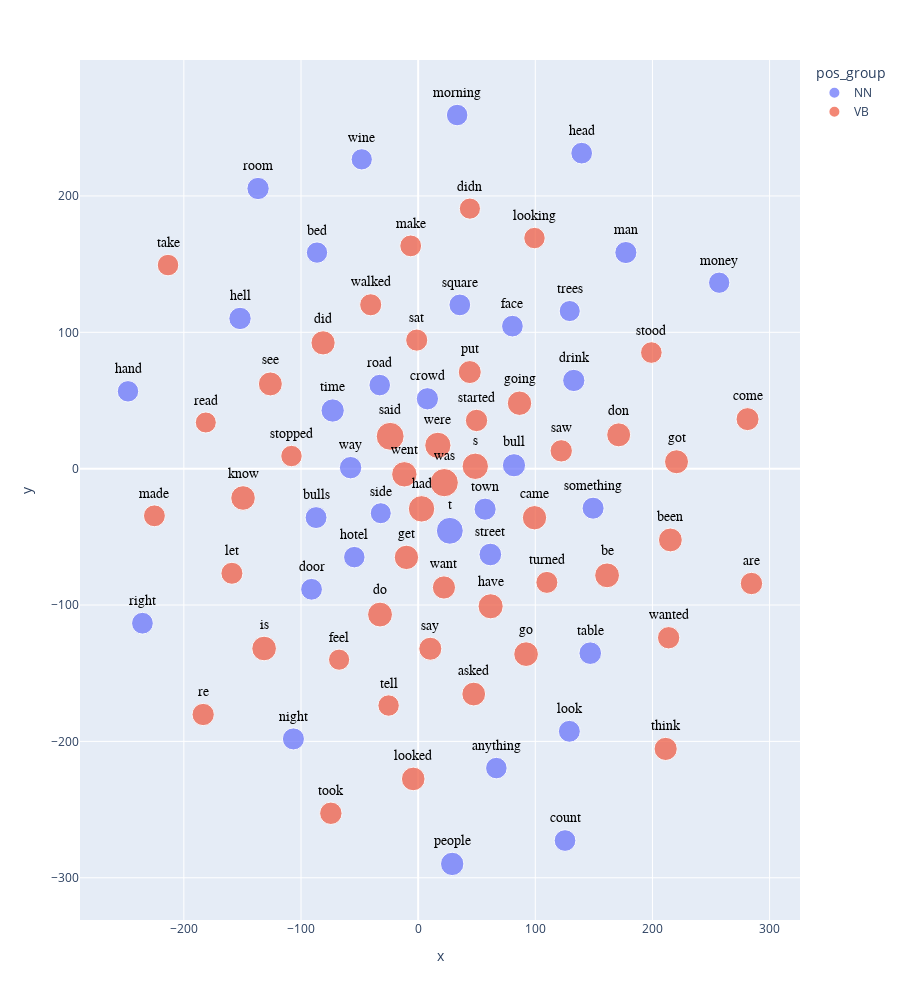

The notebook cell this image was saved under:
### Code cell
ernest.plot_coords()

### Figure 1 — Plotly figure (JSON) as saved in the notebook; plotly's stock layout.template omitted (floating-point values rounded to 4 significant figures)
{"data": [{"hovertemplate": "<b>%{hovertext}</b><br><br>pos_group=NN<br>x=%{x}<br>y=%{y}<br>size=%{marker.size}<br>term_str=%{text}<extra></extra>", "hovertext": ["anything", "bed", "bull", "bulls", "count", "crowd", "door", "drink", "face", "hand", "head", "hell", "hotel", "look", "man", "money", "morning", "night", "people", "right", "road", "room", "side", "something", "square", "street", "t", "table", "time", "town", "trees", "way", "wine"], "legendgroup": "NN", "marker": {"color": "#636efa", "size": [5.907, 5.807, 6.858, 6.109, 6, 6.322, 6.044, 6.322, 6, 5.858, 6, 6.375, 5.883, 6.109, 6.209, 5.781, 5.907, 6.19, 6.966, 6.022, 5.931, 6.34, 5.644, 6.19, 6.022, 6.539, 9.209, 6.508, 6.919, 6.248, 5.672, 6.409, 5.755], "sizemode": "area", "sizeref": 0.02543, "symbol": "circle"}, "mode": "markers+text", "name": "NN", "orientation": "v", "showlegend": true, "text": ["anything", "bed", "bull", "bulls", "count", "crowd", "door", "drink", "face", "hand", "head", "hell", "hotel", "look", "man", "money", "morning", "night", "people", "right", "road", "room", "side", "something", "square", "street", "t", "table", "time", "town", "trees", "way", "wine"], "textfont": {"color": "black", "family": "Arial", "size": 14}, "textposition": "top center", "type": "scatter", "x": [66.77, -86.33, 81.81, -87.13, 125.4, 7.891, -90.99, 132.9, 80.48, -247.7, 139.6, -152.1, -54.48, 129.1, 177.3, 257.0, 33.29, -106.5, 29.07, -235.4, -32.79, -136.7, -31.9, 149.3, 35.58, 61.63, 27.05, 146.9, -72.97, 57.16, 129.4, -57.67, -48.15], "xaxis": "x", "y": [-219.6, 158.5, 2.506, -35.87, -272.7, 51.25, -88.45, 64.71, 104.5, 56.73, 231.4, 110.2, -64.88, -192.6, 158.5, 136.4, 259.3, -198.2, -289.9, -113.3, 61.31, 205.5, -32.66, -28.97, 120.1, -62.94, -45.55, -135.3, 42.66, -29.71, 115.6, 0.736, 226.9], "yaxis": "y"}, {"hovertemplate": "<b>%{hovertext}</b><br><br>pos_group=VB<br>x=%{x}<br>y=%{y}<br>size=%{marker.size}<br>term_str=%{text}<extra></extra>", "hovertext": ["are", "asked", "be", "been", "came", "come", "did", "didn", "do", "don", "feel", "get", "go", "going", "got", "had", "have", "is", "know", "let", "looked", "looking", "made", "make", "put", "re", "read", "s", "said", "sat", "saw", "say", "see", "started", "stood", "stopped", "take", "tell", "think", "took", "turned", "walked", "want", "wanted", "was", "went", "were"], "legendgroup": "VB", "marker": {"color": "#EF553B", "size": [6.392, 7.19, 7.852, 7.238, 7.555, 6.755, 7.468, 5.7, 7.883, 7.322, 5.7, 7.585, 7.755, 7.592, 7.322, 8.898, 8.039, 7.735, 7.714, 6.17, 7.098, 5.858, 6.087, 6.044, 6.741, 6.322, 5.644, 8.864, 9.914, 6.229, 6.375, 6.768, 7.331, 6.375, 5.954, 5.858, 5.907, 5.833, 6.845, 6.409, 6.17, 6.209, 6.845, 6.358, 10.17, 8.214, 8.765], "sizemode": "area", "sizeref": 0.02543, "symbol": "circle"}, "mode": "markers+text", "name": "VB", "orientation": "v", "showlegend": true, "text": ["are", "asked", "be", "been", "came", "come", "did", "didn", "do", "don", "feel", "get", "go", "going", "got", "had", "have", "is", "know", "let", "looked", "looking", "made", "make", "put", "re", "read", "s", "said", "sat", "saw", "say", "see", "started", "stood", "stopped", "take", "tell", "think", "took", "turned", "walked", "want", "wanted", "was", "went", "were"], "textfont": {"color": "black", "family": "Arial", "size": 14}, "textposition": "top center", "type": "scatter", "x": [284.5, 47.44, 161.3, 215.3, 99.33, 281.2, -81.15, 44.17, -32.54, 171.2, -67.48, -9.998, 92.14, 86.53, 220.6, 2.907, 61.87, -131.5, -149.5, -159.0, -4.189, 99.31, -225.1, -6.352, 44.08, -183.5, -181.3, 48.76, -23.89, -1.212, 122.1, 10.39, -126.2, 49.85, 199.1, -108.1, -213.5, -25.22, 211.3, -74.52, 109.9, -40.5, 22.02, 213.8, 22.27, -11.79, 16.83], "xaxis": "x", "y": [-84.21, -165.3, -78.23, -52.28, -35.97, 36.34, 92.27, 190.7, -107.0, 24.8, -140.1, -65.05, -136.0, 48.0, 5.059, -29.46, -100.9, -131.9, -21.49, -76.72, -227.5, 169.1, -34.58, 163.4, 70.85, -180.3, 33.88, 1.75, 23.74, 94.29, 13.07, -132.1, 62.15, 35.36, 85.17, 9.271, 149.3, -173.7, -205.5, -252.7, -83.4, 120.2, -87.12, -124.0, -10.25, -4.134, 17.11], "yaxis": "y"}], "layout": {"height": 1000, "legend": {"itemsizing": "constant", "title": {"text": "pos_group"}, "tracegroupgap": 0}, "margin": {"t": 60}, "xaxis": {"anchor": "y", "domain": [0, 1], "title": {"text": "x"}}, "yaxis": {"anchor": "x", "domain": [0, 1], "title": {"text": "y"}}}}
